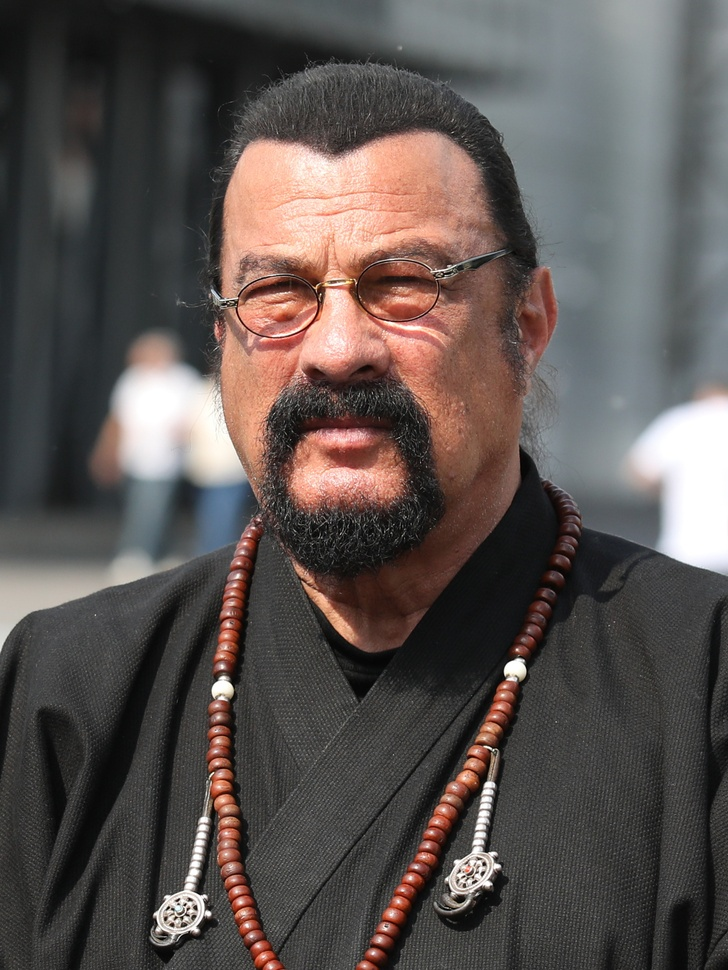
#> input picture resources/seagal.jpg, 728 x 970 px, shrunk from 1651 x 2201 before the run, found by its file name
$ python testing.py
#> lines starting #> are read from the running program, lines starting #| are printed output that depends on the picture
import textwrap
from PIL import Image
from PIL import ImageDraw
from PIL import ImageFont

try:
    text = "when I was a young boy, I found myself lost at the target. This terrible experience was prompted by my mother's sudden disappearance..."

    font = ImageFont.truetype('impact.ttf', 140)

    img = Image.open('seagal.jpg')
#> img is the input picture: PIL image 728x970 RGB; mean R, G, B 91.1, 83.1, 80.3

    W, H = img.size
#> W = 728; H = 970

    draw = ImageDraw.Draw(img)

    lines = textwrap.wrap(text, width=24)
    text = "\n".join(lines)

    left, top, w, h = draw.multiline_textbbox((0, 0),
                                         text=text.upper(),
                                         font=font,
                                         align='center')
#> left = 0; top = 26; w = 2028; h = 802
    y_pos = H - h
#> y_pos = 168

    draw.multiline_text((W/2, y_pos),
                        text=text.upper(),
                        font=font,
                        fill='white',
                        stroke_width=10,
                        stroke_fill='black',
                        anchor='ms',
                        align='center')

    img.save('image.png')
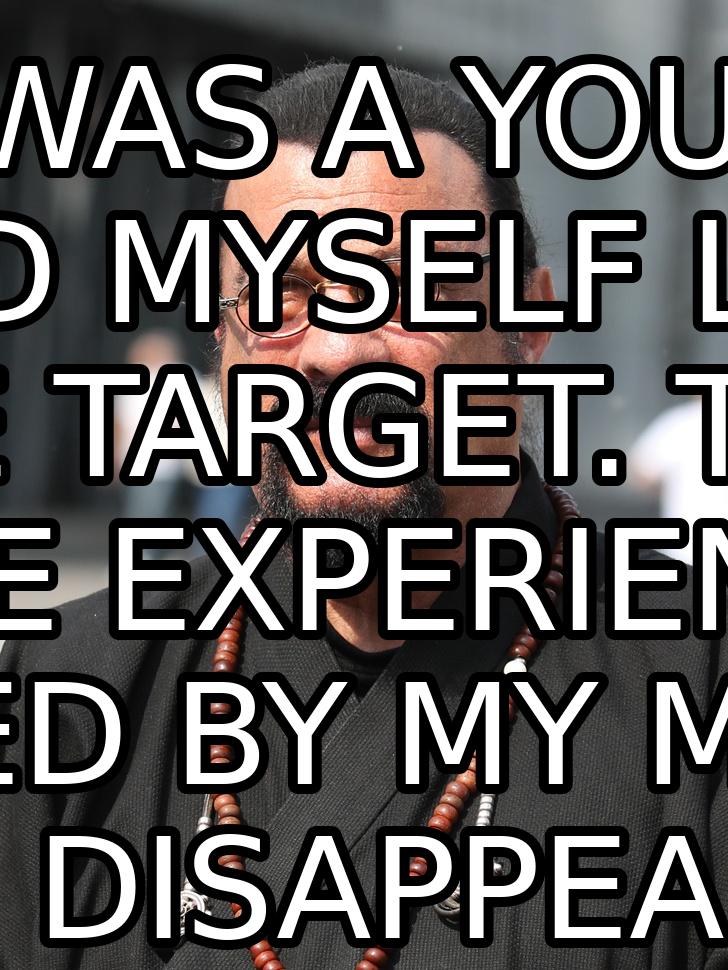
#> saved as image.png: PIL image 728x970 RGB; mean R, G, B 92.6, 89.3, 88.1
except Exception as err:
    print(f"**ERROR**: {err}")
